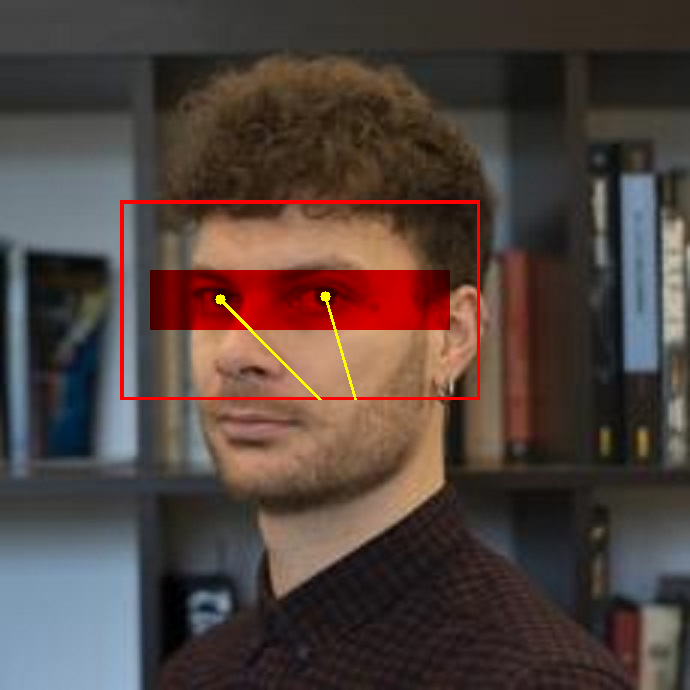
#> input picture jeff.png, 690 x 690 px, found by its file name
$ python 'lesson6b - math and image joining.py'
#> lines starting #> are read from the running program, lines starting #| are printed output that depends on the picture; after the words box and inside, x2 and y2 are one past the last pixel; in counts of white or black regions, pixels touching at a corner belong together
import numpy as np
import cv2
import matplotlib.pyplot as plt

####### WEIRD ADDITION

x = np.uint8([250])
y = np.uint8([50])

result_opencv = cv2.add(x,y)
result_np = x + y

print(f'x {x} y {y}')

print(f'Opencv: {result_opencv}') # wtf
print(f'Nnumpy: {result_np}') # overflows

####### ADDING IMAGES

img = cv2.imread('jeff.png')
#> img is the input picture: shape (690, 690, 3); mean B, G, R 61.6, 66.8, 81.4
M = np.full(img.shape, -10, dtype='uint8')

added_img = cv2.add(img, M)

# cv2.imshow("img",img)
# cv2.imshow("added_img",added_img)
# cv2.waitKey(1000)


######### ADDING + resizing images

img2 = cv2.imread('night-sky2.jpg')
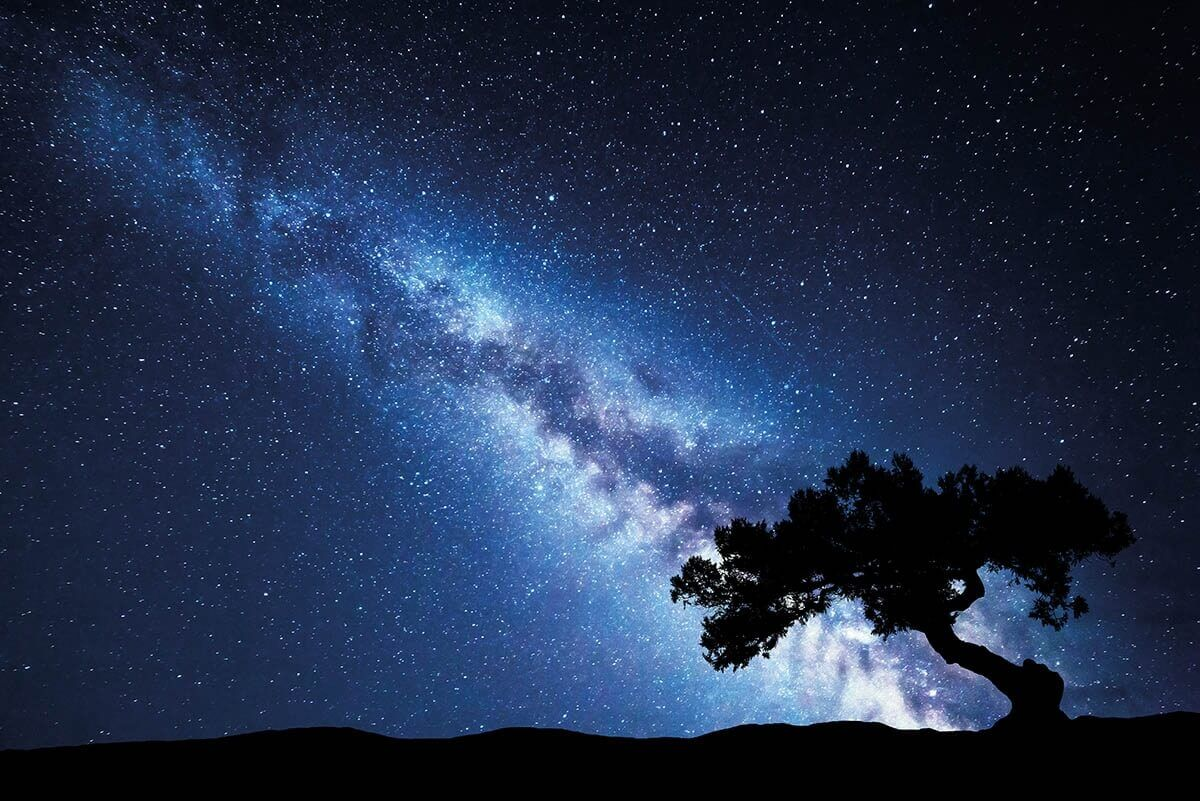
#> input picture night-sky2.jpg, 1200 x 801 px, found by its file name
#> img2 is the input picture: shape (801, 1200, 3); mean B, G, R 75.6, 47.5, 32.9
img2_res = cv2.resize(img2, (img.shape[1],img.shape[0]))
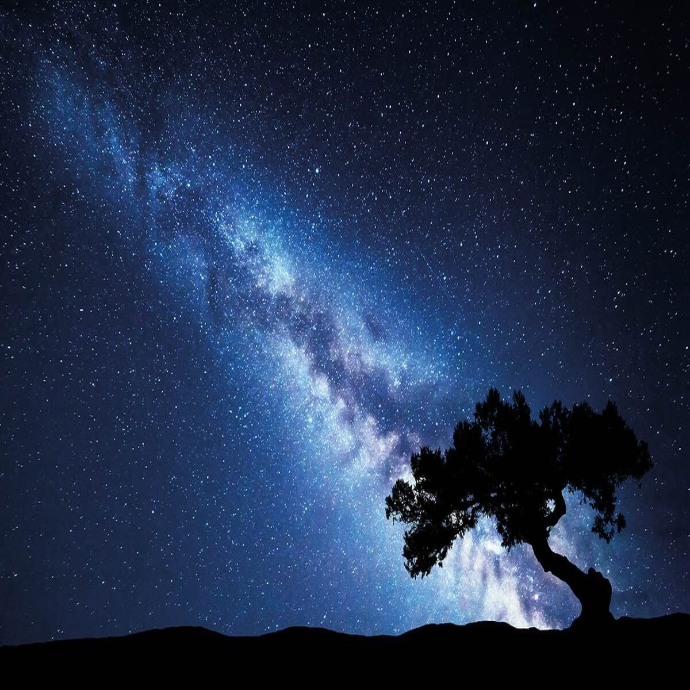
#> img2_res: shape (690, 690, 3); mean B, G, R 75.5, 47.4, 32.8

added_img = cv2.add(img, img2_res)
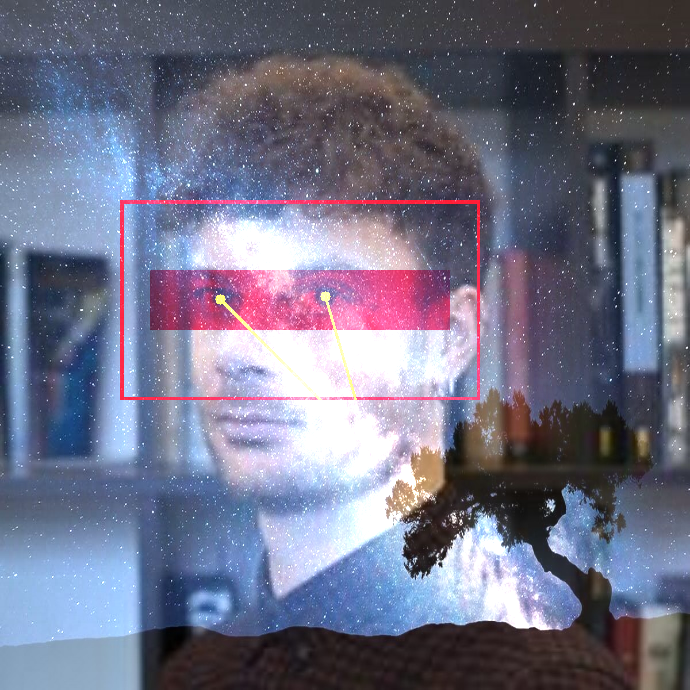
#> added_img: shape (690, 690, 3); mean B, G, R 134.5, 112.6, 111.9

# cv2.imshow("added_img",added_img)
# cv2.waitKey(0)

###### bitwise ops

img1 = np.zeros((500,500), dtype = 'uint8')
img2 = np.zeros((500,500), dtype = 'uint8')

cv2.rectangle(img1, (200,100),(400,200), (255,255,255),-1)
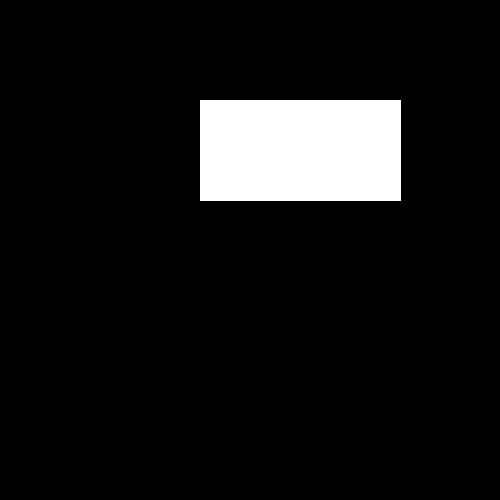
#> img1: shape (500, 500); 8.1% white; 1 white region, box (x1, y1, x2, y2) and area: (200, 100, 401, 201) 20301
cv2.rectangle(img2, (50,50),(300,300), (255,255,255),-1)
#> img2: shape (500, 500); 25.2% white; 1 white region, box (x1, y1, x2, y2) and area: (50, 50, 301, 301) 63001

result = cv2.bitwise_and(img1,img2)
result1 = cv2.bitwise_or(img1,img2)
result2 = cv2.bitwise_xor(img1,img2)
result3 = cv2.bitwise_not(img1,img2)

# [9 lines of commented-out code are left out]

mask = np.zeros(img.shape,dtype='uint8')
cv2.rectangle(mask,(100,50),(350,350),(255,255,255),-1)
#> mask: shape (690, 690, 3); 15.9% white; 1 white region, box (x1, y1, x2, y2) and area: (100, 50, 351, 351) 75551
result = cv2.bitwise_xor(img,mask)
# cv2.imshow("masked",result)
# cv2.waitKey(0)

####### histograms


gray = cv2.cvtColor(img,cv2.COLOR_BGR2GRAY)
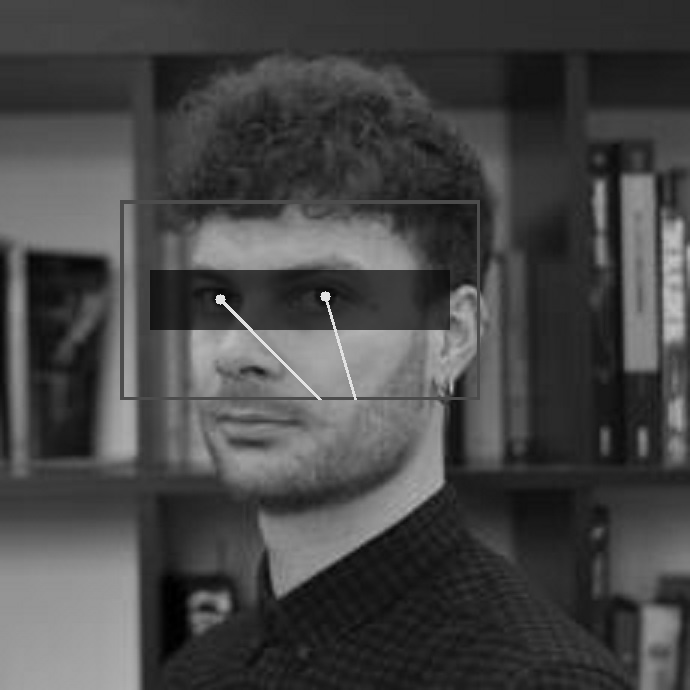
#> gray: shape (690, 690); min 0, max 226, mean 70.6
hist = cv2.calcHist([gray],[0],None,[256],[0,256])
#> hist = 256 values, max 8879 at index 45, min 0 at index 193, mean 1859.8

plt.plot(hist)
# plt.show()

color = ('b','g','r')
for i,col in enumerate(color):
    hist = cv2.calcHist([img],[i],None,[256],[0,256])
    plt.plot(hist, color = col)
# plt.show()

######## equalize hist

gray_eq = cv2.equalizeHist(gray)
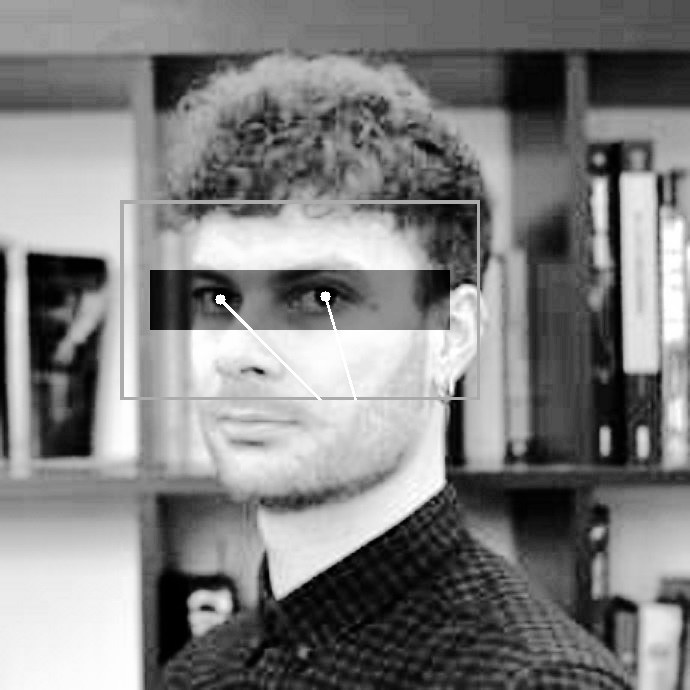
#> gray_eq: shape (690, 690); min 0, max 255, mean 128.6
cv2.imshow("equalized",gray_eq)
cv2.waitKey(0)
hist = cv2.calcHist([gray_eq],[0],None,[256],[0,256])
#> hist = 256 values, max 8879 at index 93, min 0 at index 6, mean 1859.8

plt.plot(hist)
plt.show()
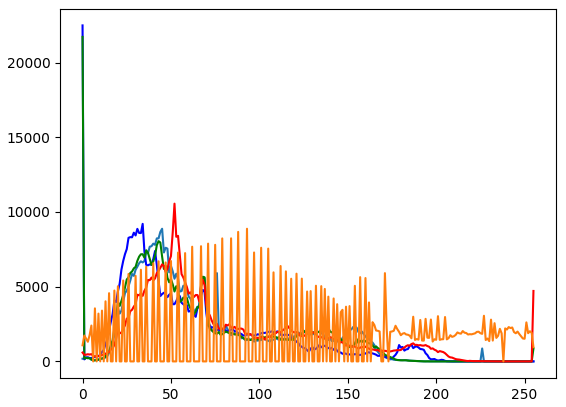
#> figure drawn by matplotlib, 1 panel; curve peaks at x = 45, y = 8879; curve peaks at x = 0, y = 22489; curve peaks at x = 0, y = 21718
